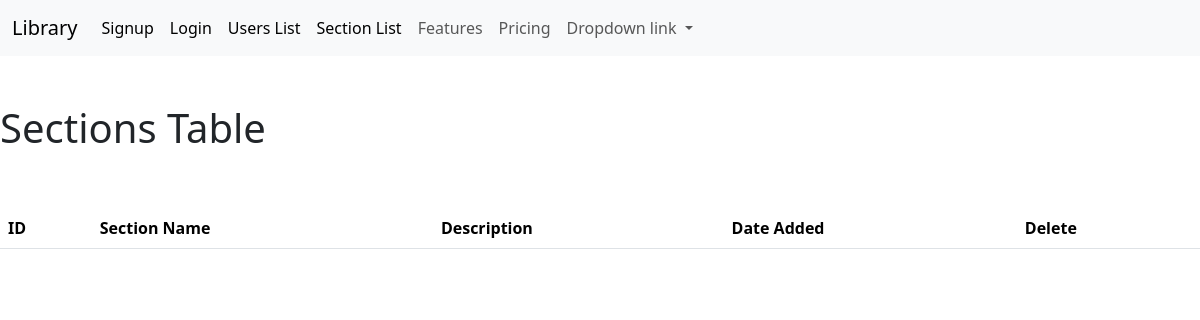
The page /section_list on the database as committed earlier.
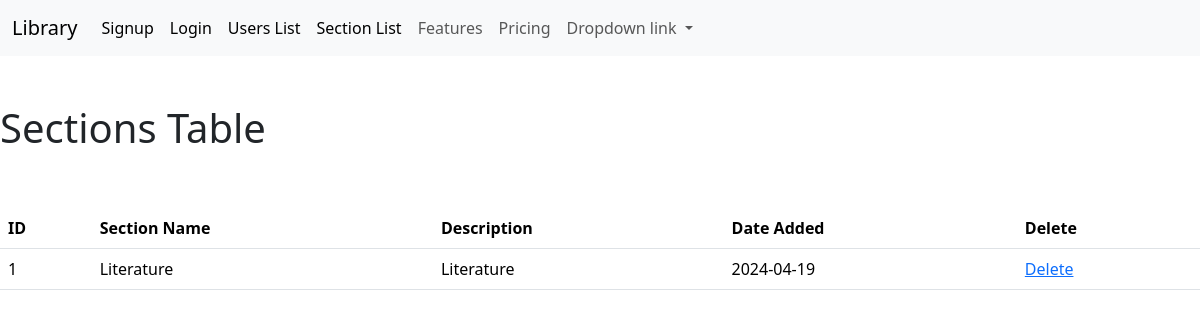
The same page on the database as committed later.
### app.py (models this page shows)
class Section(db.Model):
    id = db.Column(db.Integer, primary_key=True)
    Sec_Name = db.Column(db.String(128), unique=True)
    Sec_Description = db.Column(db.Text())
    Sec_Date = db.Column(db.Date())

### app.py (the view)
@app.route('/section_list')
def sectionlist():
    sections = Section.query.all()
    return render_template('sectionlist.html', sections=sections)

### templates/sectionlist.html (shortened to what this page needs)
{% extends 'base.html' %}
{% block content %}
  <h1>Sections Table</h1><br/>
  {{ current_user.Name }}<br/>
  <table class="table">
    <thead>
      <tr>
        <th scope="col">ID</th>
        <th scope="col">Section Name</th>
        <th scope="col">Description</th>
        <th scope="col">Date Added</th>
        <th scope="col">Delete</th>
      </tr>
    </thead>
    <tbody>
      {% for section in sections %}
      <tr>
        <td>{{ section.id }}</td>
        <td>{{ section.Sec_Name }}</td>
        <td>{{ section.Sec_Description }}</td>
        <td>{{ section.Sec_Date }}</td>
        <td><a href='{{ url_for("deletesection", id=section.id) }}'>Delete</a></td>
      </tr>
      {% endfor %}
    </tbody>
  </table>
{% endblock %}

### templates/base.html (shortened to what this page needs)
<!DOCTYPE html>
<html lang="en">
    <head>
        <link href="https://cdn.jsdelivr.net/npm/bootstrap@5.3.3/dist/css/bootstrap.min.css" rel="stylesheet">
    </head>
    <body>
        {% include 'navbar.html' %}<br/>
        {% block content %} {% endblock %}
    </body>
</html>

### templates/navbar.html (shortened to what this page needs)
<nav class="navbar navbar-expand-lg bg-body-tertiary">
    <div class="container-fluid">
      <a class="navbar-brand" href="{{ url_for('index') }}">Library</a>
      <div class="collapse navbar-collapse" id="navbarNavDropdown">
        <ul class="navbar-nav">
          {% if current_user.is_authenticated %}
            <li class="nav-item">
              <a class="nav-link active" aria-current="page" href="{{ url_for('logout') }}">Logout</a>
            </li>
            {% if current_user.Email == 'admin@mail.com' %}
            <li class="nav-item">
              <a class="nav-link active" aria-current="page" href="{{ url_for('add_section') }}">Add Section</a>
            </li>
            {% endif %}
          {% else %}
          <li class="nav-item">
            <a class="nav-link active" aria-current="page" href="{{ url_for('signup') }}">Signup</a>
          </li>
          <li class="nav-item">
            <a class="nav-link active" aria-current="page" href="{{ url_for('login') }}">Login</a>
          </li>
          {% endif %}
          <li class="nav-item">
            <a class="nav-link active" aria-current="page" href="{{ url_for('userlist') }}">Users List</a>
          </li>
          <li class="nav-item">
            <a class="nav-link active" aria-current="page" href="{{ url_for('sectionlist') }}">Section List</a>
          </li>
          <li class="nav-item">
            <a class="nav-link" href="#">Features</a>
          </li>
          <li class="nav-item">
            <a class="nav-link" href="#">Pricing</a>
          </li>
          <li class="nav-item dropdown">
            <a class="nav-link dropdown-toggle" href="#" role="button" data-bs-toggle="dropdown" aria-expanded="false">
              Dropdown link
            </a>
          </li>
        </ul>
      </div>
    </div>
  </nav>
  <br/>

Rows that differ between the two databases and show on the page:
added Section: id "1", Sec_Name "Literature", Sec_Description "Literature", Sec_Date "2024-04-19"
